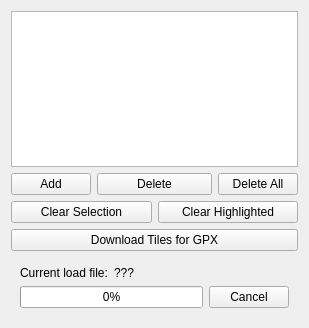
<?xml version="1.0" encoding="UTF-8"?>
<ui version="4.0">
 <class>GpxFilesListWidget</class>
 <widget class="QWidget" name="GpxFilesListWidget">
  <property name="geometry">
   <rect>
    <x>0</x>
    <y>0</y>
    <width>309</width>
    <height>328</height>
   </rect>
  </property>
  <property name="windowTitle">
   <string>Form</string>
  </property>
  <layout class="QVBoxLayout" name="verticalLayout">
   <item>
    <widget class="QTableView" name="tableView">
     <property name="editTriggers">
      <set>QAbstractItemView::NoEditTriggers</set>
     </property>
     <property name="selectionBehavior">
      <enum>QAbstractItemView::SelectRows</enum>
     </property>
     <attribute name="horizontalHeaderStretchLastSection">
      <bool>true</bool>
     </attribute>
    </widget>
   </item>
   <item>
    <layout class="QGridLayout" name="gridLayout">
     <item row="0" column="0">
      <widget class="QPushButton" name="addFile">
       <property name="text">
        <string>Add</string>
       </property>
      </widget>
     </item>
     <item row="0" column="1" colspan="2">
      <widget class="QPushButton" name="deleteFile">
       <property name="text">
        <string>Delete</string>
       </property>
      </widget>
     </item>
     <item row="0" column="3">
      <widget class="QPushButton" name="deleteAllFile">
       <property name="text">
        <string>Delete All</string>
       </property>
      </widget>
     </item>
     <item row="1" column="0" colspan="2">
      <widget class="QPushButton" name="clearSelection">
       <property name="text">
        <string>Clear Selection</string>
       </property>
      </widget>
     </item>
     <item row="1" column="2" colspan="2">
      <widget class="QPushButton" name="clearHighlighted">
       <property name="text">
        <string>Clear Highlighted</string>
       </property>
      </widget>
     </item>
     <item row="2" column="0" colspan="4">
      <widget class="QPushButton" name="downloadTilesForGpx">
       <property name="text">
        <string>Download Tiles for GPX</string>
       </property>
      </widget>
     </item>
    </layout>
   </item>
   <item>
    <widget class="QWidget" name="progresBarWidget" native="true">
     <layout class="QVBoxLayout" name="verticalLayout_2">
      <item>
       <layout class="QHBoxLayout" name="horizontalLayout_2" stretch="0,1">
        <item>
         <widget class="QLabel" name="label">
          <property name="text">
           <string>Current load file:</string>
          </property>
         </widget>
        </item>
        <item>
         <widget class="QLabel" name="currentLoadFileName">
          <property name="text">
           <string>???</string>
          </property>
         </widget>
        </item>
       </layout>
      </item>
      <item>
       <layout class="QHBoxLayout" name="horizontalLayout" stretch="1,0">
        <item>
         <widget class="QProgressBar" name="progressBar">
          <property name="value">
           <number>0</number>
          </property>
         </widget>
        </item>
        <item>
         <widget class="QDialogButtonBox" name="cancelLoad">
          <property name="standardButtons">
           <set>QDialogButtonBox::Cancel</set>
          </property>
         </widget>
        </item>
       </layout>
      </item>
     </layout>
    </widget>
   </item>
  </layout>
 </widget>
 <resources/>
 <connections/>
</ui>
